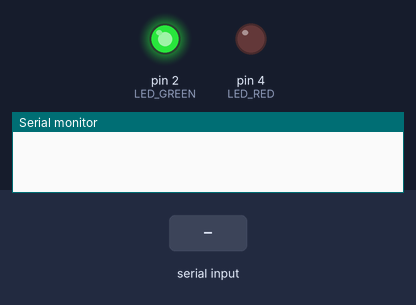
Bench run of a sketch on a simulated Arduino Uno, built with avr-gcc and run on an emulated ATmega328P. On the bench: output pins drawn as LEDs (lit = HIGH), the last lines printed to the serial monitor. The inputs (shaded band) are chosen by the test bench.

Above: at 1.2 s.
1.3 s: "detected\n" received over Serial
At 1.9 s:
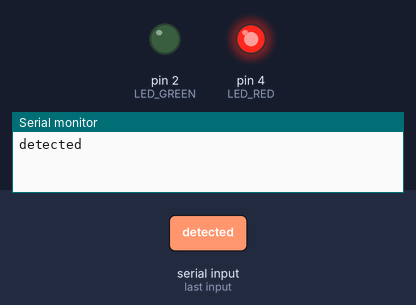
2.8 s: "clear\n" received over Serial
At 3.1 s:
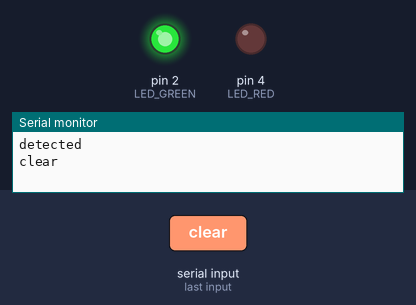
Timing chart, 0 to 5.8 s (numbered marks = the images above; inputs shaded):
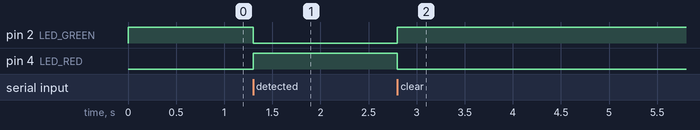

Measured:
- after the input at 1.3 s, pin 2 (LED_GREEN): HIGH → LOW at once; pin 4 (LED_RED): LOW → HIGH at once
- after the input at 2.8 s, pin 2 (LED_GREEN): LOW → HIGH at once; pin 4 (LED_RED): HIGH → LOW at once

The sketch:

indicator.ino
```cpp
#define LED_RED 4
#define LED_GREEN 2

String current_received_data = "clear";
String last_received_data = "clear";

typedef enum {
    ENABLE,
    DISABLE,
    IDEL
}state;

state indicator_state = DISABLE;

void setup() {
    Serial.begin(115200);
    pinMode(LED_RED, OUTPUT);
    pinMode(LED_GREEN, OUTPUT);

    digitalWrite(LED_RED, LOW);
    digitalWrite(LED_GREEN, HIGH);

}

void loop() {

    if (Serial.available()>0){
        current_received_data = Serial.readStringUntil('\n');
        Serial.println(current_received_data);
        if (current_received_data == "detected" && last_received_data == "clear"){
            indicator_state = ENABLE;
            last_received_data = current_received_data;
        }
        if (current_received_data == "clear" && last_received_data == "detected"){
            indicator_state = DISABLE;
            last_received_data = current_received_data;
        }
    }
    switch (indicator_state){
    case ENABLE:
        digitalWrite(LED_RED, HIGH);
        digitalWrite(LED_GREEN, LOW);
        indicator_state = IDEL;
        break;
    case DISABLE:
        digitalWrite(LED_RED, LOW);
        digitalWrite(LED_GREEN, HIGH);
        indicator_state = IDEL;
        break;
    default:
        break;
    }
}
```
